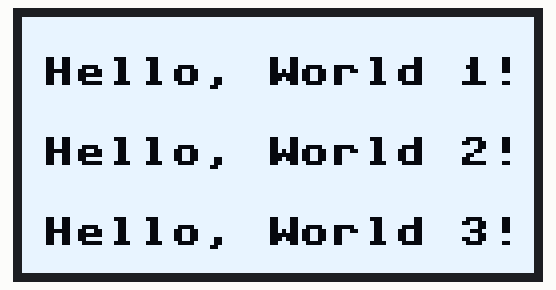
Simulated run of this program. Board: ESP32 board running MicroPython. Parts: 128×64 one-colour display. Library files of the repository ran but are not shown: ssd1306.py. At 0.1 s the program stops and its outputs stay as they are.

Above: at 0.1 s.

The program:

lab_22_oled_i2c_Invert_colors.py
```python
#lab_22_oled_i2c_Invert_colors.py
from machine import Pin, SoftI2C
import ssd1306
from time import sleep

#i2c = SoftI2C(scl=Pin(22), sda=Pin(21))
i2c = SoftI2C(scl=Pin(5), sda=Pin(4))

oled_width = 128
oled_height = 64
oled = ssd1306.SSD1306_I2C(oled_width, oled_height, i2c)

# add text
oled.text('Hello, World 1!', 5, 10) # (text, X,Y)
oled.text('Hello, World 2!', 5, 30)
oled.text('Hello, World 3!', 5, 50)

#Invert colors
oled.invert(True)
oled.show()
```
